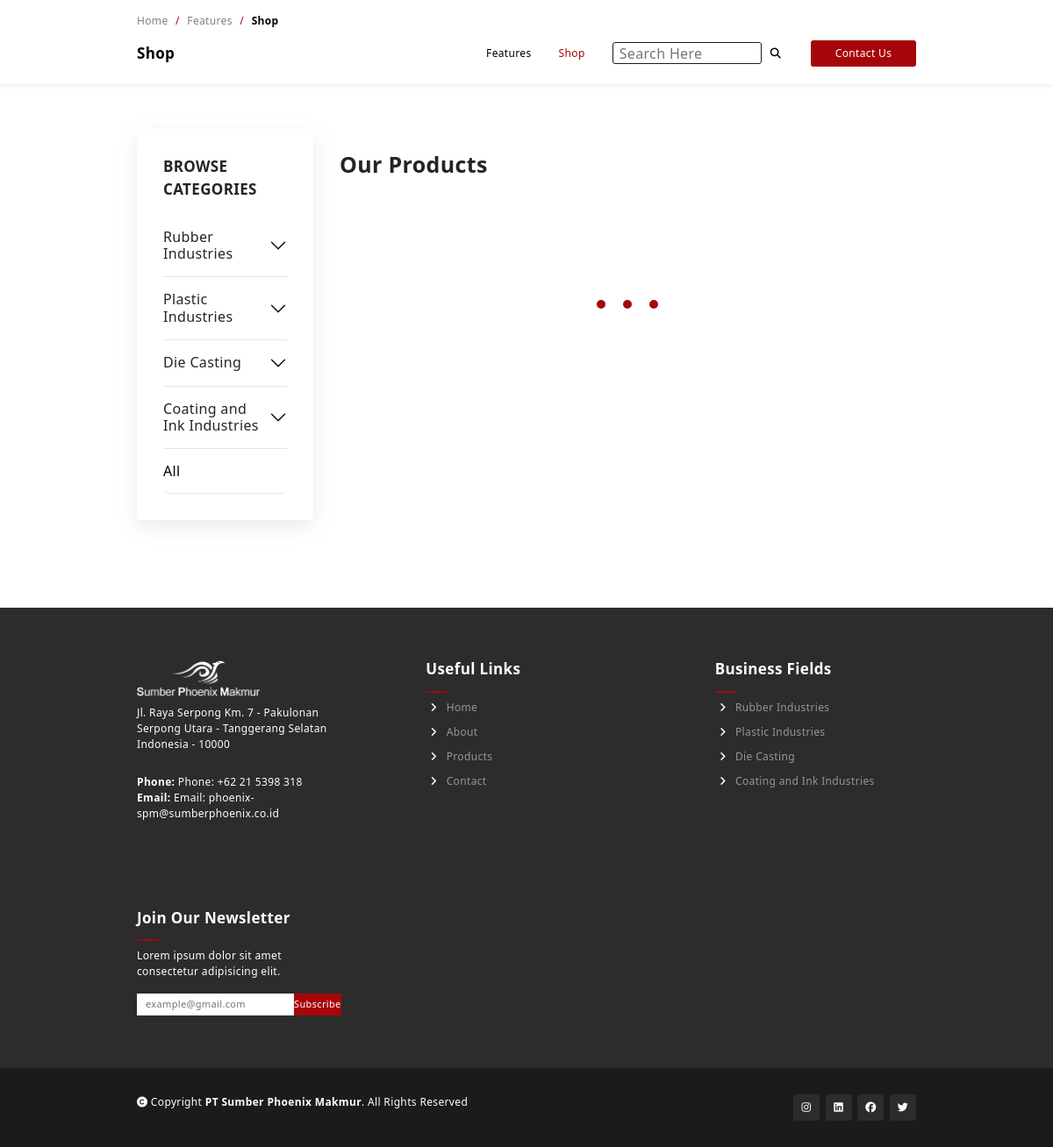
The app's page /shop.php, older data.
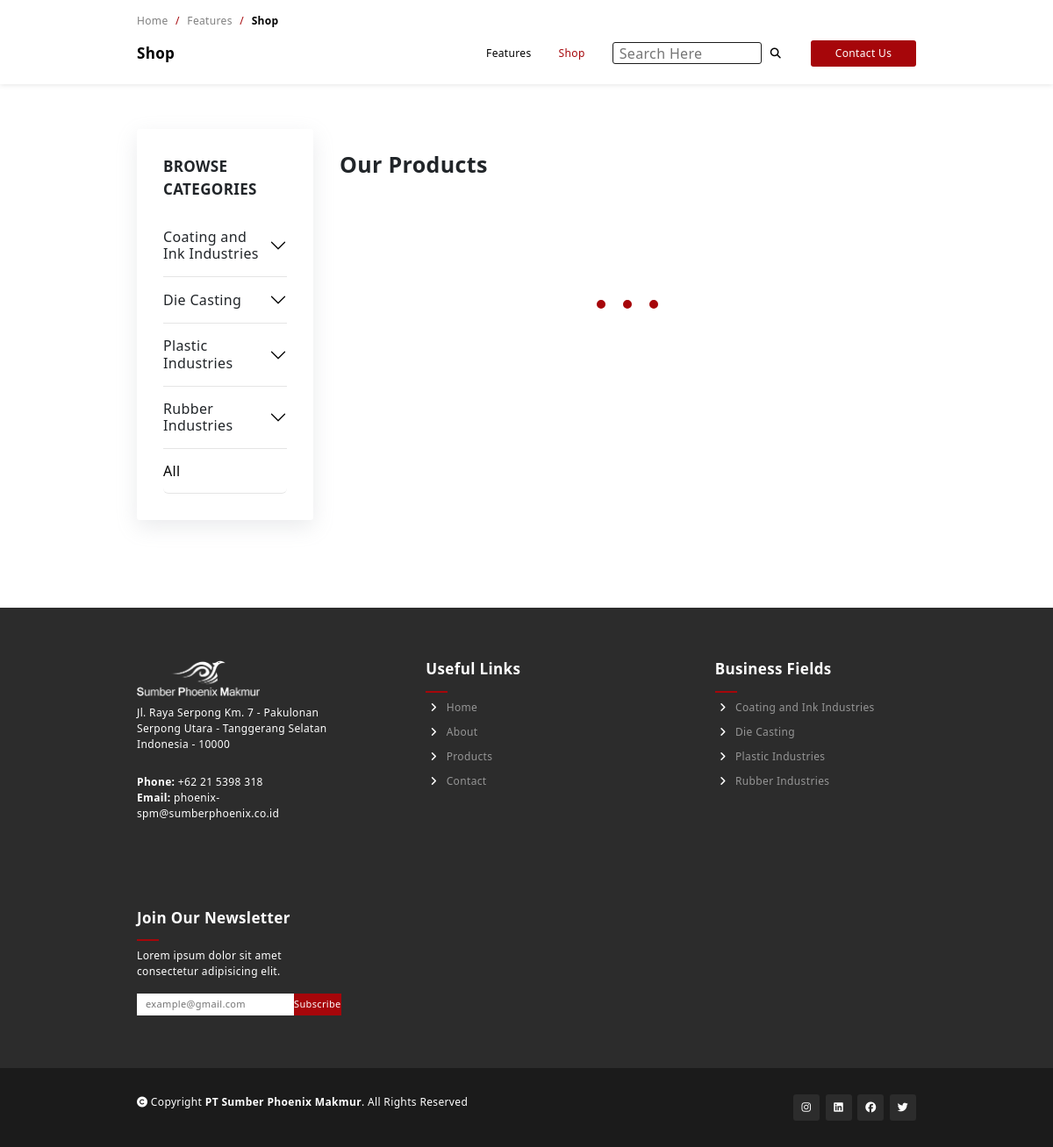
The same page, newer data.
### tables this page shows
CREATE TABLE `categories` (
  `cat_id` int(11) NOT NULL,
  `cat_code` varchar(100) NOT NULL,
  `cat_name` varchar(255) NOT NULL,
  `cat_img` text NOT NULL,
  `status` tinyint(1) NOT NULL DEFAULT 1,
  `order_by` int(11) NOT NULL
);

CREATE TABLE `company_profile` (
  `id_fitur` int(11) NOT NULL,
  `fitur_name` text NOT NULL,
  `fitur_data` text DEFAULT NULL
);

### shop.php (the view, shortened to what the changed rows need)
<?php
include 'api/connect.php';
?>
<!DOCTYPE html>
<html lang="en">
<head>
    <link href="https://cdn.jsdelivr.net/npm/bootstrap@5.2.0-beta1/dist/css/bootstrap.min.css" rel="stylesheet">
    <link rel="stylesheet" href="style.css">
    <link rel="stylesheet" href="style/nav.css">
    <link rel="stylesheet" href="style/footer.css">
    <link rel="stylesheet" href="style/copyright.css">
    <link rel="stylesheet" href="style/nav_templates.css">
    <link rel="stylesheet" href="style/product/nav.css">
    <link rel="stylesheet" href="style/product/shop.css">
    <link rel="stylesheet" href="admin/style/shop.css">
</head>
<body>
    <section class="product-section section-extra">
        <div class="container-fluid">
            <div class="filter-container">
                <div class="categories filters accordion" id="accordionExample">
                    <?php
                        $stmt =$conn->prepare("SELECT c.cat_code as cat_code,c.cat_name as cat_name,c.cat_id as cat_id,c.cat_img as cat_img, count(s.sub_id)
                        FROM categories c
                        join subcategories s on c.cat_id = s.cat_id
                        join product_subcategory ps  on s.sub_id = ps.subcategory_id
                        join products p on ps.product_id = p.product_id
                        where c.status = 1 and s.status = 1 and p.status = 1 GROUP BY c.cat_id HAVING COUNT(ps.product_id) > 0 order by c.order_by ASC");
                        $stmt->execute();
                        while($cat = $stmt->fetch()):
                    ?>
                    <div class="category accordion-item <?= $cat['cat_code'] ?>">
                        <h2 class="accordion-header" id="heading-<?= $cat['cat_code'] ?>">
                            <button class="accordion-button collapsed" type="button" data-bs-toggle="collapse" data-bs-target="#collapse-<?= $cat['cat_code'] ?>" aria-expanded="false" aria-controls="collapse-<?= $cat['cat_code'] ?>">
                                <?= $cat['cat_name'] ?>
                            </button>
                        </h2>
                    </div>
                    <?php endwhile; ?>
                </div>
            </div>
        </div>
    </section>
    <?php include 'bottombar.php'  ?>
</body>
</html>

### bottombar.php (shortened to what the changed rows need)
<?php
function getData1($fiturNama,$conn){
    $stmt = $conn->prepare('SELECT * FROM company_profile where fitur_name =? ');
    $stmt->execute([$fiturNama]);
    $temp = $stmt->fetch();
    $data = $temp['fitur_data'];
    return $data;
}
?>
<section class="footer-section">
        <div class="container-fluid grid">
            <div class="company-information">
                <div class="company-phone">
                    <p class="paragraph" col="phone"><strong>Phone: </strong><?= getData1('phone',$conn) ?></p>
                </div>
                <div class="company-email">
                    <p class="paragraph" col="email"><strong>Email: </strong><?= getData1('email',$conn) ?></p>
                </div>
            </div>
            <div class="useful-links">
                <h2 class="sub-heading underline">Useful Links</h2>
            </div>
            <div class="business-fields useful-links">
                <h2 class="sub-heading underline">Business Fields</h2>
                <?php
                    $stmt=$conn->prepare("SELECT c.cat_code as cat_code,c.cat_name as cat_name,c.cat_id as cat_id,c.cat_img as cat_img, count(s.sub_id)
                    FROM categories c
                    join subcategories s on c.cat_id = s.cat_id
                    join product_subcategory ps  on s.sub_id = ps.subcategory_id
                    join products p on ps.product_id = p.product_id
                    where c.status = 1 and s.status = 1 and p.status = 1 GROUP BY c.cat_id HAVING COUNT(ps.product_id) > 0 order by c.order_by ASC");
                    $stmt->execute();
                    while($cat = $stmt->fetch()):
                ?>
                <a class="footer-item" href="./shop.php?cateCode=<?= $cat['cat_code'] ?>">
                    <i class="fa-solid fa-angle-right"></i>
                    <?= $cat['cat_name'] ?>
                </a>
                <?php endwhile; ?>
            </div>
            <div class="newsletter">
                <h2 class="sub-heading underline">Join Our Newsletter</h2>
            </div>
        </div>
    </section>

Row changes from the older to the newer data that the page shows:
changed categories "Coating and Ink Industries": moves up the list
changed categories "Die Casting": moves up the list
changed categories "Plastic Industries": moves down the list
changed company_profile (number 3 of 5 on the later page): fitur_data "Phone: +62 21 5398 318" → "+62 21 5398 318"
changed company_profile: fitur_data "Email: phoenix-spm@sumberphoenix.co.id" → "phoenix-spm@sumberphoenix.co.id"
